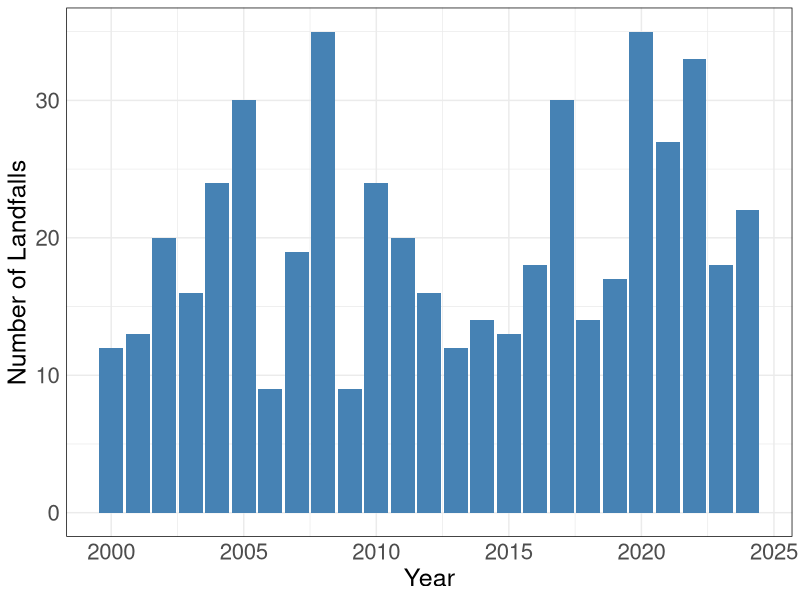
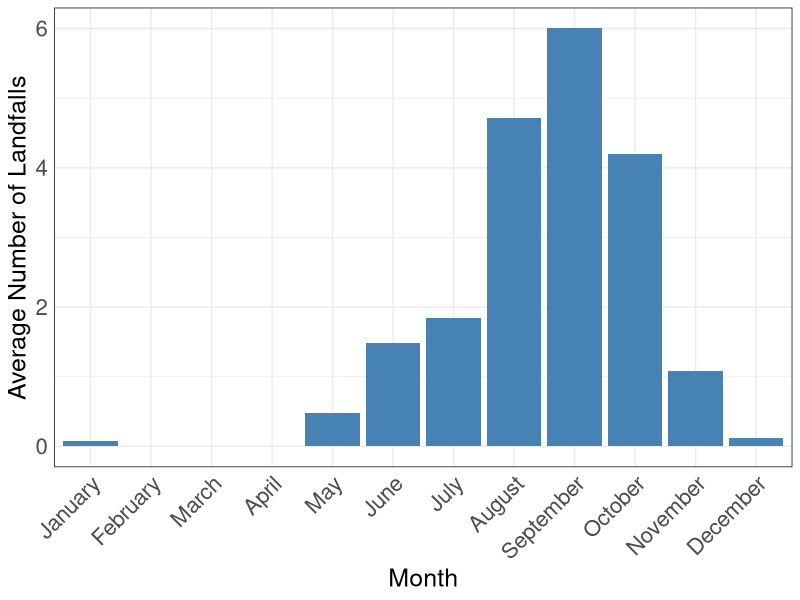
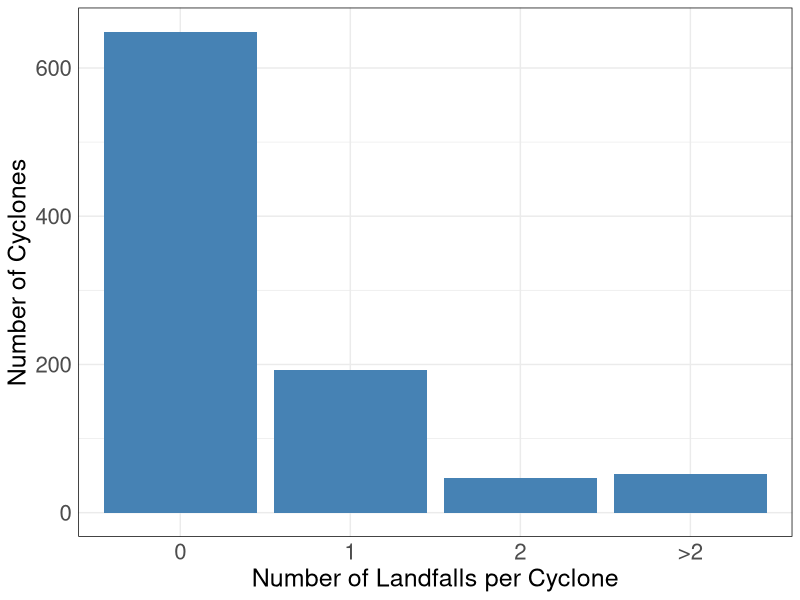
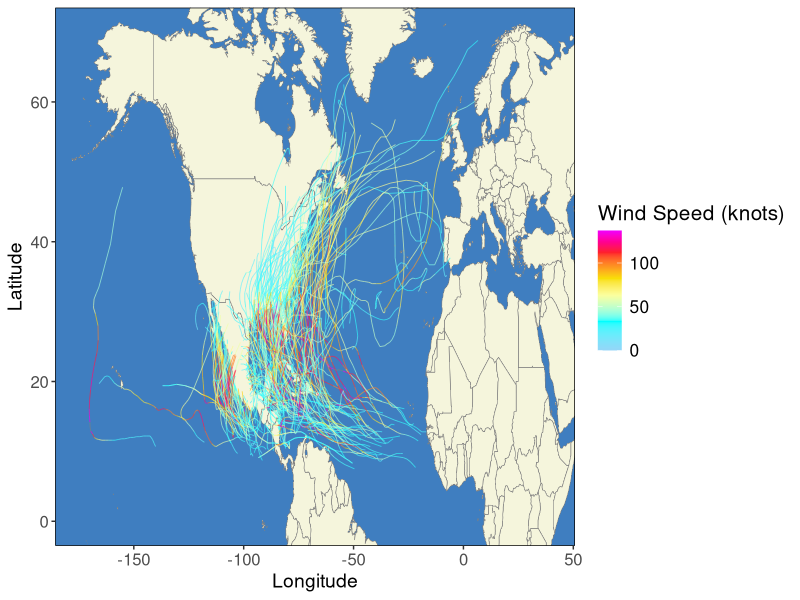
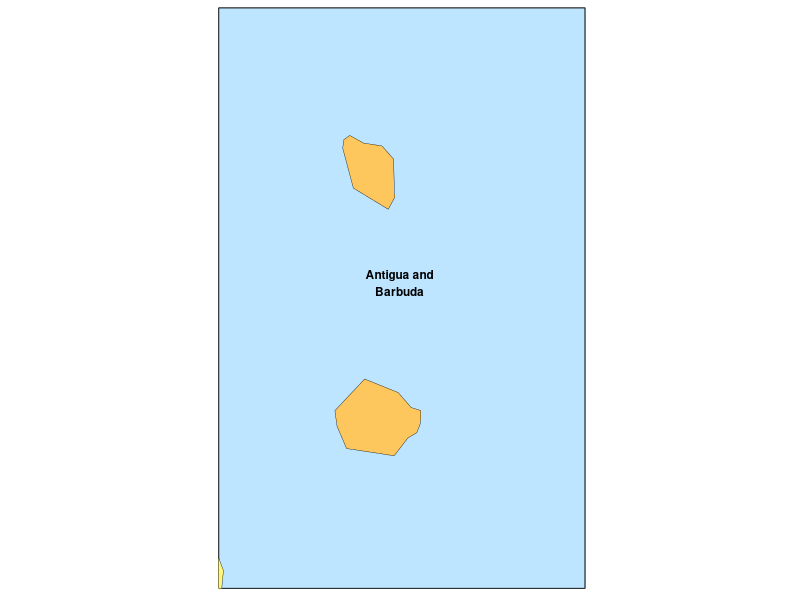
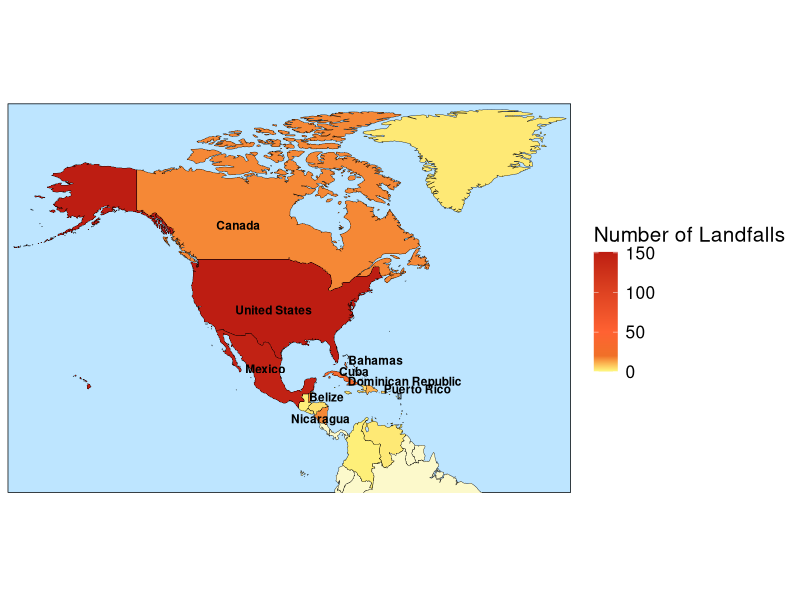
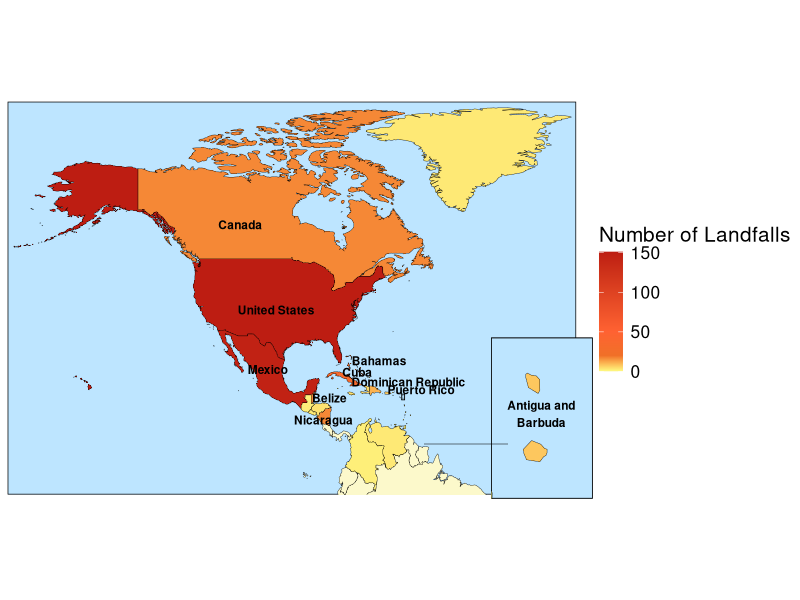
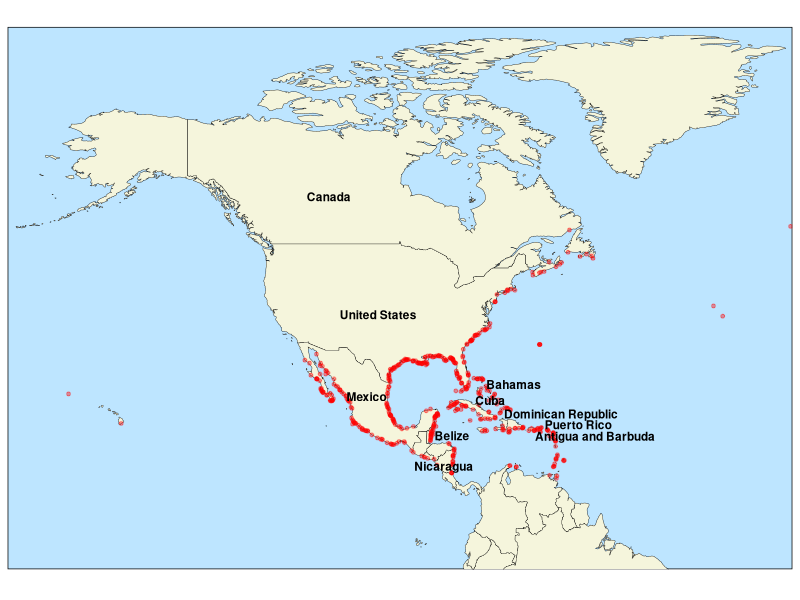

These figures' R source, in order:
# in this script, we perform an exploratory data analysis of our cyclone
# track data from the HURDAT2 data set

library(dplyr)
library(magrittr)
library(here)
library(tidyr)
library(ggplot2)
library(stringr)
library(data.table)
library(scales)
library(sf)
library(rnaturalearth)
library(cowplot)


#==============================================================================
# we load our data set
#==============================================================================

hurricane_data <- read.csv(here("data", "derived", "hurricane-data.csv"))
landfall_data <- read.csv(here("data", "derived", "landfall-data.csv"))

#==============================================================================
# we want to plot the number of landfalls per year from 1900-2024 
#==============================================================================

landfalls_per_year <- landfall_data %>%
  group_by(YEAR) %>%
  summarise(CYCLONE_NUM = n(), .groups = "drop")

# Plot
p1 <- ggplot(landfalls_per_year, aes(x = YEAR, y = CYCLONE_NUM)) +
  geom_col(fill = "steelblue") +
  labs(x = "Year",
       y = "Number of Landfalls") +
  theme_minimal()+
  theme(panel.border = element_rect(color = "black", fill = NA),
        axis.text = element_text(size = 16), 
        axis.title = element_text(size = 18))

p1

# save output
ggsave(here("outputs", "eda-hurricane-data", "landfalls-per-year.pdf"), 
       plot = p1, 
       height = 4.5, 
       width = 7, 
       dpi=600)


#==============================================================================
# we check for a monthly seasonality component 
#==============================================================================

# calculate average number of cyclone landfalls per month (across 2000-2024)
landfalls_per_month_and_year <- landfall_data %>%
  group_by(YEAR, MONTH) %>%
  summarise(LANDFALL_NUM = n(), .groups = "drop")

# we notice some months are missing from our data set
# this is because no cyclones occurred in those months
# we now add the missing months with a count of zero
all_months_years <- CJ(MONTH = 1:12, YEAR = 2000:2024)

# also replace month numbers with month names
landfalls_per_month_and_year <- left_join(all_months_years, 
                                    landfalls_per_month_and_year, 
                                    by = c("MONTH", "YEAR"))

landfalls_per_month_and_year <- landfalls_per_month_and_year %>%
  mutate(LANDFALL_NUM = replace_na(LANDFALL_NUM, 0), MONTH = month.name[MONTH])

avg_landfalls_per_month <- landfalls_per_month_and_year %>%
  group_by(MONTH) %>%
  summarise(AVG_LANDFALLS = mean(LANDFALL_NUM))


# plot average number of cyclones per month
p2 <- ggplot(avg_landfalls_per_month, aes(x = factor(MONTH, levels = month.name), 
                                         y = AVG_LANDFALLS)) +
  geom_col(fill = "steelblue") +
  labs(x = "Month",
       y = "Average Number of Landfalls") +
  theme_minimal() +
  theme(panel.border = element_rect(color = "black", fill = NA),
        axis.title = element_text(size = 18), 
        axis.text.x = element_text(size = 16, angle = 45,vjust = 1,hjust = 1),
        axis.text.y = element_text(size = 16))
p2
# we see a significant increase in the number of cyclones in August-October

# save output
ggsave(here("outputs", "eda-hurricane-data", "avg-landfalls-per-month.pdf"), 
       plot = p2,
       height = 4.5,
       width = 7, dpi=600)

#==============================================================================
# we now want to look closer into how many times cyclones landfall
#==============================================================================

# number of landfalls for each cyclone
landfall_statistics <- hurricane_data %>%
  group_by(STORM_ID) %>%
  summarise(LANDFALL_NUM = sum(RECORD_ID == "L"))

# categorise cyclones based on how many times they landfall
landfall_statistics <- landfall_statistics %>%
  mutate(CATEGORY = case_when(
    LANDFALL_NUM == 0 ~ '0',
    LANDFALL_NUM == 1 ~ '1',
    LANDFALL_NUM == 2 ~ '2',
    LANDFALL_NUM > 2  ~ ">2"))

# Count how many cyclones fall into each category
landfall_summary <- landfall_statistics %>%
  group_by(CATEGORY) %>%
  summarise(NUM = n())

# plot results
p3 <- ggplot(landfall_summary, aes(x = factor(CATEGORY, levels = CATEGORY), y = NUM)) +
  geom_col(fill = "steelblue") +
  labs(x = "Number of Landfalls per Cyclone",
       y = "Number of Cyclones") +
  theme_minimal() +
  theme(panel.border = element_rect(color = "black", fill = NA),
        axis.text = element_text(size = 16), 
        axis.title = element_text(size = 18))

p3

# save output
ggsave(here("outputs","eda-hurricane-data", "nbr-cyclone-landfalls.pdf"), 
       plot = p3, 
       height = 4.5, 
       width = 7, 
       dpi=600)

#==============================================================================
# we also want to inspect cyclone paths for cyclones that landfall 2000-2024
#==============================================================================

# we load our world map data
world <- map_data("world")


# we now select all the hurricanes that landfall at least once
landfall_hurricanes <- landfall_data %>%
  distinct(STORM_ID)

landfall_cyclones <- hurricane_data %>%
  filter(STORM_ID %in% landfall_hurricanes$STORM_ID)


landfall_cyclones <- landfall_cyclones %>%
  mutate(TIME = sprintf("%04s", as.integer(TIME)),
    DATE_TIME = as.POSIXct(paste(YEAR, 
                                 MONTH, 
                                 DAY, 
                                 str_sub(TIME, 1, 2), 
                                 str_sub(TIME, 3, 4)),
                      format = "%Y %m %d %H %M"))

# plot map
p4 <- ggplot() +
  # world map 
  geom_polygon(data = world,
               aes(x = long, y = lat, group = group), 
               fill = "beige", 
               col = "#808080", 
               linewidth = 0.2) +  
  theme(panel.background = element_rect(fill = "#3f7ec0", color = NA),
        panel.grid.major = element_blank(), 
        panel.grid.minor = element_blank(),
        panel.border = element_rect(color = "black", fill = NA)) +
  geom_path(data = landfall_cyclones, aes(x = LON, 
                                      y = LAT, 
                                      group = STORM_ID, 
                                      color = WIND), 
            linewidth = 0.3, alpha = 0.7) +
  scale_color_gradientn(colours = c("#94d6f8", "cyan","#fbff9f","#f8e007","#fd9920","#ff1f2d", "#ee00ff"),
                        values = rescale(c(0, 33, 63, 82, 95, 112, 137)),
                        limits = c(0, 137)) + 
  coord_cartesian( xlim = c(-175, 40), ylim = c(0, 70)) + 
  labs(x = "Longitude", 
       y = "Latitude", 
       color = "Wind Speed (knots)") +
  theme(legend.position = "right",
        legend.title = element_text(size = 15),
        legend.text = element_text(size = 12.5),
        axis.text = element_text(size = 12), 
        axis.title = element_text(size = 14))

p4

# save output
ggsave(here("outputs", "eda-hurricane-data", "landfall-map.pdf"), 
       plot =p4,
       height = 4, 
       width = 10, 
       dpi=600)


#==============================================================================
# we now want to examine which countries have had the most landfalls since 2000
#==============================================================================

# we count the number of landfalls per country
landfalls_per_location <- landfall_data %>%
  group_by(LOCATION) %>%
  summarise(LANDFALL_NUM = n(), .groups = "drop")

# add landfall count to countries sf object for plotting to get geometry of 
# landfall locations
countries <- ne_countries(scale = 'medium', 
                          returnclass = c("sf"), 
                          continent = c("North America", "South America"))


landfalls_per_location <- countries[, c("name_long", "geometry")] %>%
  left_join(landfalls_per_location, 
            by = c("name_long" = "LOCATION")) 

# replace NA rows with 0
landfalls_per_location <- landfalls_per_location %>%
  mutate(LANDFALL_NUM = ifelse(is.na(LANDFALL_NUM), 0, LANDFALL_NUM))

# find 10 countries with the most landfalls and save these in a dataset
top_ten_landfall_locations <- landfalls_per_location %>%
  arrange(desc(LANDFALL_NUM))

top_ten_landfall_locations <- top_ten_landfall_locations[1:10,]

# we exclude anigua and barbuda label for now as we will create a zoom in box
locations_no_antigua <- top_ten_landfall_locations %>%
  filter(name_long != "Antigua and Barbuda")

# plot map of countries most at risk
main_map <- ggplot(data = landfalls_per_location) +
  geom_sf(aes(fill = LANDFALL_NUM), color = "black", linewidth = 0.125) +
  coord_sf(xlim = c(-180, -10), ylim = c(-5, 85), expand = FALSE) +
  scale_fill_gradientn(
    colors = c("#fcf9cb", "#fef67e","#f07028", "#ff6232", "#bd1d12"),  
    values = rescale(c(0, 1, 20, 50, 150))) +
  theme_minimal() +
  labs(fill = "Number of Landfalls", size = 20) +
  geom_sf_text(data = locations_no_antigua, 
               aes(label = name_long), 
               size = 3, 
               fontface = "bold", 
               color = "black",
               nudge_x = case_when(
                 locations_no_antigua$name_long == "Dominican Republic" ~ 10, 
                 locations_no_antigua$name_long == "Belize" ~ 5,  
                 locations_no_antigua$name_long == "Cuba" ~ 2.5, 
                 locations_no_antigua$name_long == "Puerto Rico" ~ 10,
                 locations_no_antigua$name_long == "Bahamas" ~ 9.5,
                 .default = 0), 
               nudge_y = case_when(
                 locations_no_antigua$name_long == "Cuba" ~ 1.5,
                 locations_no_antigua$name_long == "Puerto Rico" ~ 0.75,
                 locations_no_antigua$name_long == "Dominican Republic" ~ 2,  
                 locations_no_antigua$name_long == "Bahamas" ~ -1,
                 locations_no_antigua$name_long == "Nicaragua" ~ -0.75,
                 .default = 0)) +
  theme(
    axis.text = element_blank(),  
    axis.title = element_blank(),  
    panel.background = element_rect(fill = "#bde5ff"),
    panel.grid = element_blank(),
    legend.title = element_text(size = 15),
    legend.text = element_text(size = 12.5)
  )


locations_antigua <- top_ten_landfall_locations %>%
  filter(name_long == "Antigua and Barbuda")


# add box around antigua and barbuda on main map
main_map <- main_map +
  annotate("rect",
           xmin = -62.16, xmax = -61.3,
           ymin = 16.7, ymax = 18,
           color = "black", fill = NA, linewidth = 0.3)
  
zoom_in <- main_map +
  coord_sf(xlim = c(-62.16, -61.3), 
           ylim = c(16.7, 18),
           expand = FALSE) +
  theme(axis.text = element_blank(),
        axis.title = element_blank(),
        panel.background = element_rect(fill = "#bde5ff"),
        panel.grid = element_blank(),
        legend.position = "none" ) +
  geom_sf_text(data = locations_antigua, 
               aes(label = str_wrap(name_long, width = 15)), 
               size = 3, 
               fontface = "bold", 
               color = "black",
               nudge_x = 0.05,
               nudge_y = 0.3)
  
# check that maps look correct
zoom_in
main_map

# compose main + inset
p5 <- ggdraw() +
  draw_plot(main_map) +
  draw_plot(
    zoom_in,
    x      = 0.525,   
    y      = 0.15,
    width  = 0.3,     
    height = 0.3
  ) +
  draw_line(x = c(0.53, 0.635),  
            y = c(0.26, 0.26), 
            color = "black",
            linewidth = 0.2)


p5 # looks much better in saved output

# save output
ggsave(here("outputs", "eda-hurricane-data", "landfall-countries.pdf"), 
       plot =p5,
       height = 5, 
       width = 10, 
       dpi=600)



#==============================================================================
# finally we map specific landfall locations
#==============================================================================

p6 <- ggplot(data = landfalls_per_location) +
  geom_sf(fill = "beige", color = "black", linewidth = 0.125)+
  geom_point(data = landfall_data, 
             aes(x = LON, y = LAT), 
             color = "red", 
             alpha = 0.4, 
             size = 1) +
  coord_sf(xlim = c(-180, -10), ylim = c(-5, 85), expand = FALSE) +
  theme_minimal() +
  labs(fill = "Number of Landfalls") +
  geom_sf_text(data = top_ten_landfall_locations, 
               aes(label = name_long), 
               size = 3, 
               fontface = "bold", 
               color = "black",
               nudge_x = case_when(
                 top_ten_landfall_locations$name_long == "Dominican Republic" ~ 10, 
                 top_ten_landfall_locations$name_long == "Belize" ~ 5,  
                 top_ten_landfall_locations$name_long == "Cuba" ~ 2.5, 
                 top_ten_landfall_locations$name_long == "Puerto Rico" ~ 10,
                 top_ten_landfall_locations$name_long == "Bahamas" ~ 8,
                 top_ten_landfall_locations$name_long == "Antigua and Barbuda" ~ 9,
                 .default = 0), 
               nudge_y = case_when(
                 top_ten_landfall_locations$name_long == "Cuba" ~ 1.5,
                 top_ten_landfall_locations$name_long == "Puerto Rico" ~ 0.75,
                 top_ten_landfall_locations$name_long == "Dominican Republic" ~ 2,  
                 top_ten_landfall_locations$name_long == "Bahamas" ~ -1,
                 top_ten_landfall_locations$name_long == "Nicaragua" ~ -0.75,
                 .default = 0)) +
  theme(
    axis.text = element_blank(),  
    axis.title = element_blank(),  
    panel.background = element_rect(fill = "#bde5ff"),
    panel.grid = element_blank(),
    legend.title = element_text(size = 15),
    legend.text = element_text(size = 12.5)
  )


p6

# save output
ggsave(here("outputs", "eda-hurricane-data", "landfall-locations.pdf"), 
       plot =p6,
       height = 5, 
       width = 10, 
       dpi=600)
  
